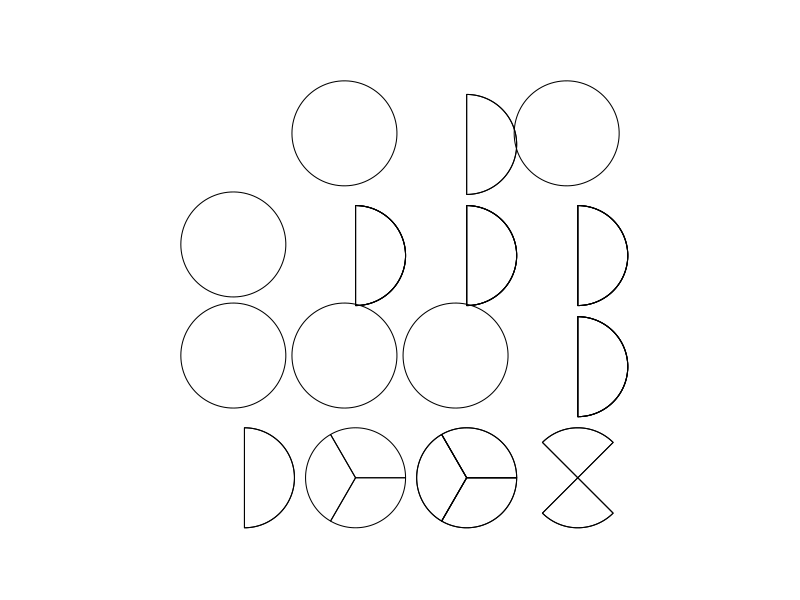

R code for this plot:

library(dplyr)
library(tidyr)

nn <- 4

prime_factors <- matrix(c(
    c(NA, NA, NA, NA), 
    c( 2, NA, NA, NA), 
    c( 3, NA, NA, NA), 
    c( 2,  2, NA, NA),
    c( 5, NA, NA, NA), 
    c( 2,  3, NA, NA), 
    c( 7, NA, NA, NA), 
    c( 2,  2,  2, NA), 
    c( 3,  3, NA, NA), 
    c( 2,  5, NA, NA), 
    c(11, NA, NA, NA), 
    c( 2,  2,  3, NA), 
    c(13, NA, NA, NA), 
    c( 2,  7, NA, NA), 
    c( 3,  5, NA, NA),
    c( 2,  2,  2, 2)), 
    nrow = nn^2, ncol = nn, byrow = TRUE)

apply(prime_factors, 1, prod, na.rm = TRUE)
pal <- c("lightblue", "lightyellow", "darkblue", "pink", "orange", "darkgreen")

d1 <- as.data.frame(prime_factors) %>% 
    mutate(ind = seq_len(n())) %>% 
    gather(key = id, value = prime, -ind) %>% 
    na.omit %>% 
    mutate(id = as.numeric(gsub("V", "", id)), 
        prime = factor(prime)) %>% 
    rbind(c(ind = 1, id = 1, prime = NA), .) %>%
    group_by(ind) %>% 
    mutate(N = min(1 / length(na.omit(prime)), 1, na.rm = TRUE))
head(d1)


primes <- as.integer(levels(d1$prime))
nprimes <- length(primes)


segment <- function(x, y, r, theta = pi / 2, thetastart = 0, 
    nsteps = 100, offset = 0.1, ...) {
    rs <- seq(
        from = pi + thetastart, 
        to = pi + theta + thetastart, 
        len = nsteps)
    if (offset < 0 | offset > 1) { 
        stop("offset must be in range 0,1") 
    }
    if (theta < 0) {
        stop("theta must be in range 0,2*pi")
    }
    if (theta > 2 * pi) { 
        theta <- theta > 2 * pi 
    }
    if (theta == 2 * pi) {
        xc <- x + (1 + offset / 2) * r * cos(rs)
        yc <- y + (1 + offset / 2) * r * sin(rs)
    } else {
        mid_theta <- thetastart + theta / 2
        rs <- rs + mid_theta
        xc <- x + r * cos(rs)
        yc <- y + r * sin(rs)
        xc <- c(x, xc, x) + offset
        yc <- c(y, yc, y) + offset
    }
    lines(xc, yc, ...)
}

par(mar = c(0, 0, 0, 0))
plot(x = 1:4, y = 1:4, type = "n", xlab = "", ylab = "", axes = FALSE, 
    xlim = c(0, nn + 1), ylim = c(nn + 1, 0), asp = 1)

for (ii in seq_len(nprimes)) {
    # find prime
    is_ith_prime <- apply(
        X = prime_factors, MARGIN = 1,
        FUN = function(x, ii) { 
            any(primes[ii] %in% x) }, ii = ii)
    # these indices are not present in this layer
    # TODO instead build up
    add_pos <- cbind(
        x = rep(seq_len(nn), each = nn)[is_ith_prime], 
        y = rep(seq_len(nn), times = nn)[is_ith_prime])
    # how many segments?
    for (jj in seq_len(nrow(add_pos))) {
        n_vals_jj <- sum(!is.na(prime_factors[which(is_ith_prime)[jj], ]))
        # draw segments
        for (kk in seq_len(n_vals_jj)) {
            segment(x = add_pos[jj, 1], y = add_pos[jj, 2], 
                r = 0.45, 
                theta = 2 * pi / n_vals_jj, 
                thetastart = (kk - 1) * 2 * pi / n_vals_jj)
        }
    }
}
